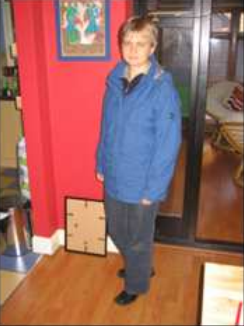
#> input picture CV/HM13/Cap1.png, 244 x 326 px
$ python file.py
#> lines starting #> are read from the running program, lines starting #| are printed output that depends on the picture; after the words box and inside, x2 and y2 are one past the last pixel; in counts of white or black regions, pixels touching at a corner belong together
from skimage.segmentation import slic
from skimage.segmentation import mark_boundaries

import matplotlib.pyplot as plt
from PIL import Image
import numpy as np
import cv2

img = Image.open('Cap1.png')
#> img is the input picture: PIL image 244x326 RGBA; mean R, G, B, A 155.5, 104.9, 97.3, 255
image = cv2.cvtColor(np.asarray(img), cv2.COLOR_RGBA2RGB)

numSegments = 50

segments = slic(image, n_segments = numSegments, sigma = 10,start_label= 1)
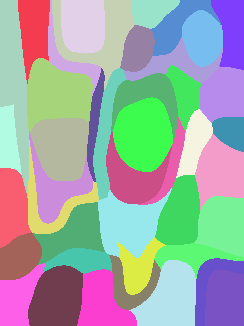
#> segments: shape (326, 244) int64; 43 distinct labels, from 1 to 43; one colour per label, 0 black
K = len(np.unique(segments))
#> K = 43

centers = np.zeros((K,3))

for i in range(K):
    si = segments == i
    si = np.repeat(np.expand_dims(si,axis= 2), 3, axis = 2)
    data = np.ma.array(image, mask = ~si)
    centers[i] = data.mean(axis = (0,1))
#> this loop made 43 passes
#> pass 2, `si = segments == i`:
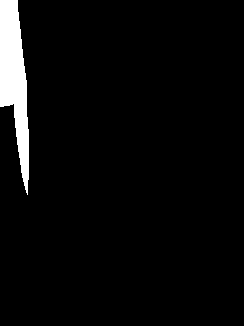
#> si: shape (326, 244) bool; 4.1% white; 1 white region, box (x1, y1, x2, y2) and area: (0, 0, 29, 195) 3290
#> after the loop, centers = 43 rows, first 8: [0, 0, 0], [154.6, 100.8, 88.07], [226.6, 63.47, 69.91], [238.9, 84.87, 93.25], [178, 102.4, 113.8], [177.2, 167.7, 150.6], [94.65, 72.96, 61.98], [119.8, 107.5, 104.6]


# [10 lines of commented-out code are left out]

$ run again, with CV/HM13/Cap2.png copied over CV/HM13/Cap1.png
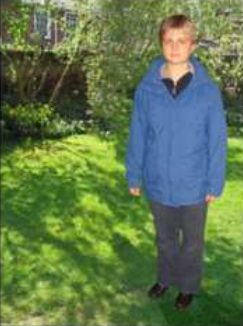
#> input picture CV/HM13/Cap2.png, 243 x 326 px
#> img is the input picture: PIL image 243x326 RGBA; mean R, G, B, A 95.8, 118.9, 76.7, 255
#> `segments = slic(image, n_segments = numSegments, sigma = 10,start_labe..`:
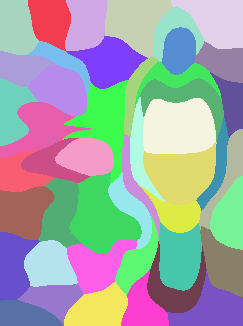
#> segments: shape (326, 243) int64; 46 distinct labels, from 1 to 46; one colour per label, 0 black
#> K = 46
#> the loop `for i in range(K):` made 46 passes
#> pass 2, `si = segments == i`:
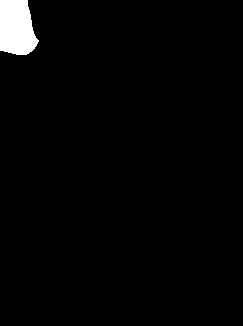
#> si: shape (326, 243) bool; 2.2% white; 1 white region, box (x1, y1, x2, y2) and area: (0, 0, 39, 55) 1743
#> after the loop `for i in range(K):`: centers = 46 rows, first 8: [0, 0, 0], [98.29, 109.7, 61.5], [126.4, 132.7, 108.3], [144.6, 156.3, 103.7], [106.9, 121.4, 72.29], [140, 151, 101.4], [124.8, 113, 77.22], [213.5, 165.8, 131.2]
